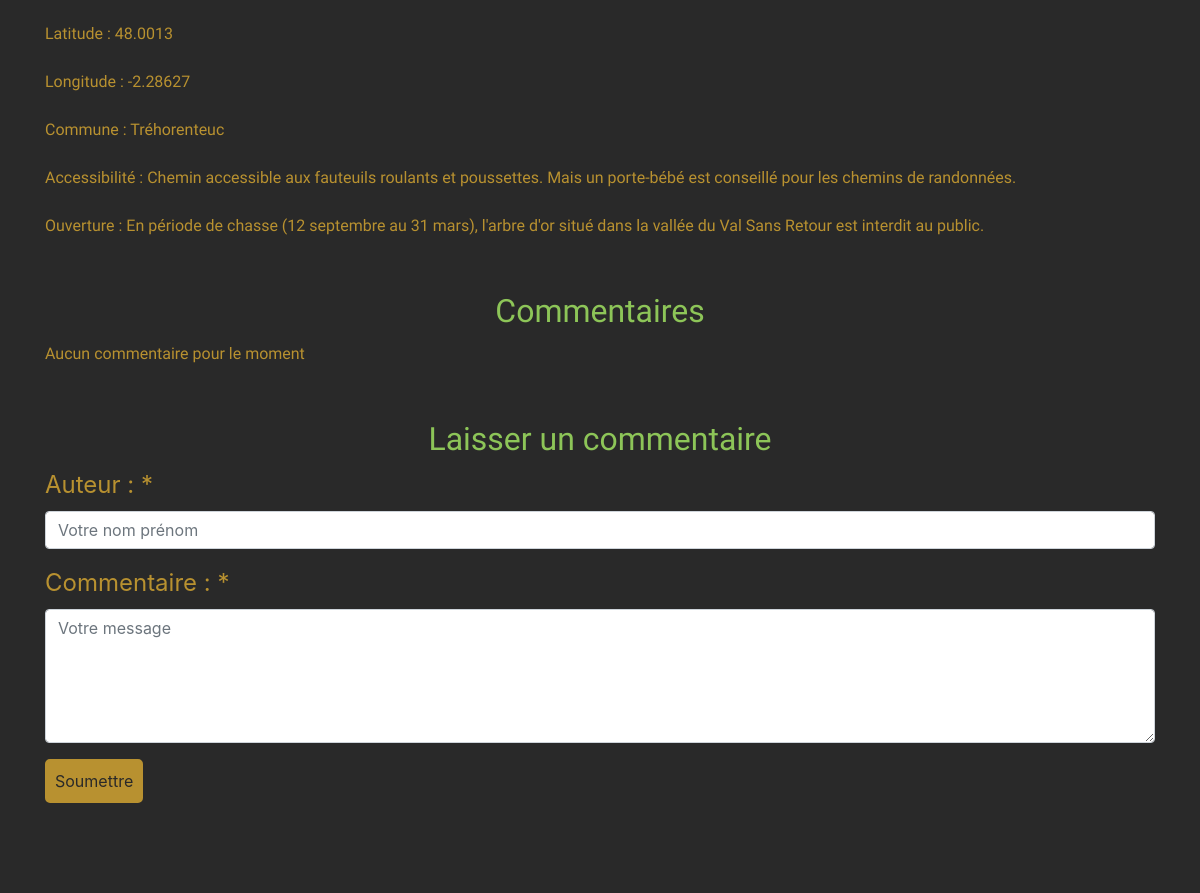
Page /?action=detailsContree&id=1 (middle part) on the earlier database version.
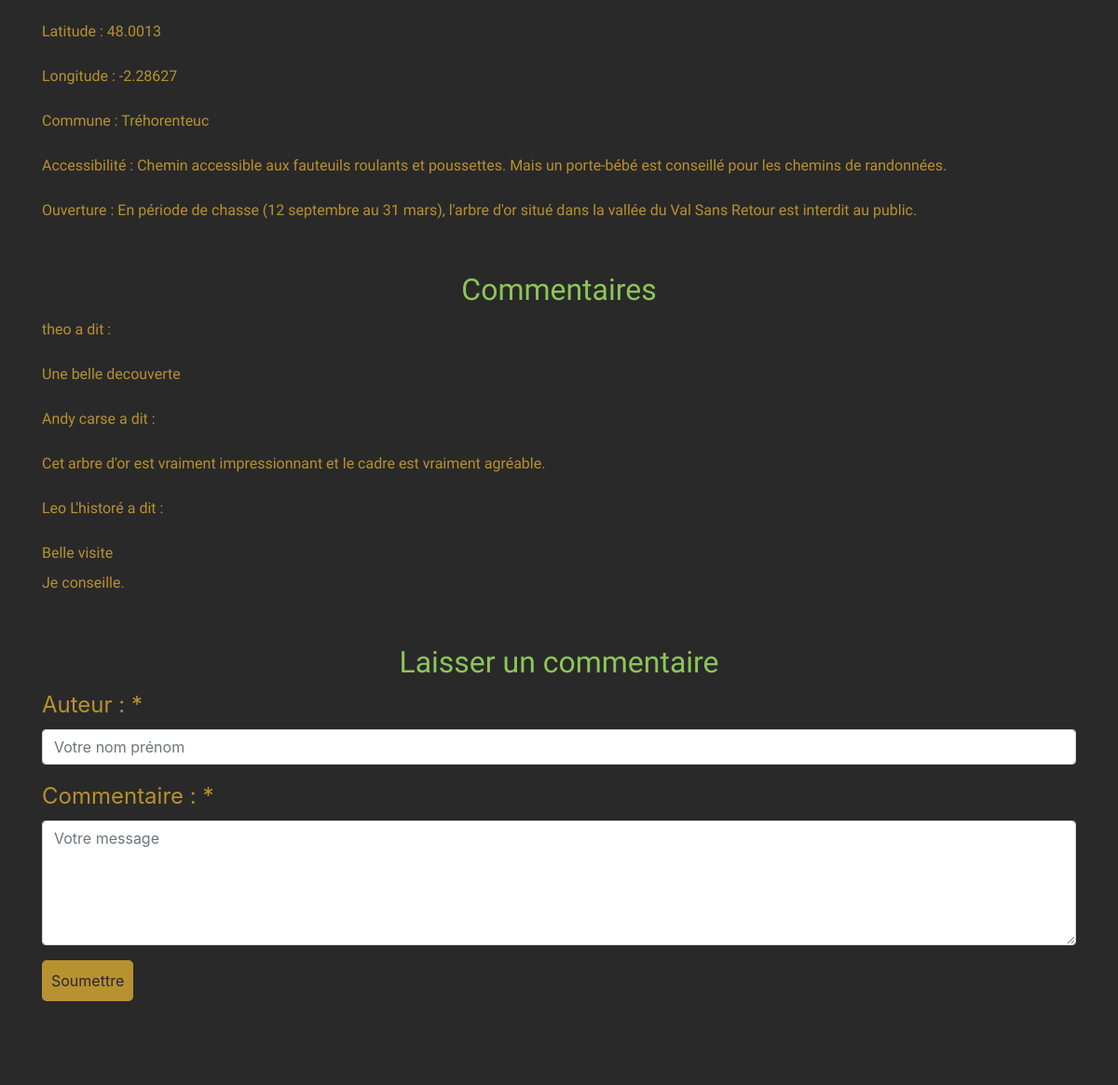
Same page on the later database version.
### tables this page shows
CREATE TABLE `commentaire` (
  `Id_commentaire` int(11) NOT NULL,
  `pseudo` varchar(50) NOT NULL,
  `texte` text DEFAULT NULL,
  `dateCom` datetime NOT NULL DEFAULT current_timestamp(),
  `statut` tinyint(1) DEFAULT 0,
  `Id_contree` int(11) NOT NULL
);

### index.php (called while the page is built, shortened)
<?php
require_once(__DIR__ . '/App/routage.php');
if (isset($_GET["action"])) {
    $action = $_GET["action"];
} else {
    $action = "defaut";
}
$fichier = redirectsTo($action);
include(__DIR__ . '/App/Controllers/' . $fichier);
?>

### App/Models/Contree.php (called while the page is built, shortened)
<?php
class Contree extends DbConnect
{
    public static function getById($id)
    {
        try {
            $cnx = self::dbConnect();
            $req = $cnx->prepare("SELECT * FROM contree WHERE Id_contree = :id");
            $req->bindValue(':id', $id, PDO::PARAM_INT);
            $req->execute();
            return $req->fetch(PDO::FETCH_ASSOC);
        } catch (PDOException $e) {
            die("Erreur lors de la récupération des données : " . $e->getMessage());
        }
    }
}
?>

### App/Models/Commentaire.php (called while the page is built, shortened)
<?php
class Commentaire extends DbConnect
{
    public static function getByIdContreeAndStatut($id_contree, $statut)
    {
        try {
            $cnx = self::dbConnect();
            $req = $cnx->prepare("SELECT * FROM commentaire
                WHERE Id_contree = :id_contree AND statut = :statut");
            $req->bindValue(':id_contree', $id_contree, PDO::PARAM_INT);
            $req->bindValue(':statut', $statut, PDO::PARAM_INT);
            $req->execute();
            return $req->fetchAll(PDO::FETCH_ASSOC);
        } catch (PDOException $e) {
            die("Erreur lors de la récupération des données : " . $e->getMessage());
        }
    }
}
?>

### App/Views/viewDetailsContree.php (the view, shortened to what this page needs)
<?php
include_once(__DIR__ . '/viewHeader.php');
?>
<main class="container">
    <div class="detailsContree">
        <p>Latitude : <?= $contree['latitude'] ?></p>
        <p>Longitude : <?= $contree['longitude'] ?></p>
        <p>Commune : <?= $contree['commune'] ?></p>
        <p>Accessibilité : <?= $contree['accessibilite'] ?></p>
        <p>Ouverture : <?= $contree['ouverture'] ?></p>
        <h2>Commentaires</h2>
        <?php if (!empty($commentaires)) { ?>
            <?php foreach ($commentaires as $commentaire) { ?>
                <div class="commentaire">
                    <p><?= $commentaire['pseudo'] ?> a dit :</p>
                    <p><?= nl2br($commentaire['texte']) ?></p>
                </div>
            <?php } ?>
        <?php } else { ?>
            <p>Aucun commentaire pour le moment</p>
        <?php } ?>
        <h2>Laisser un commentaire</h2>
        <form method="post" action="?action=addCommentaire">
            <div class="form-group">
                <label for="pseudo" class="required">Auteur : *</label>
                <input type="text" class="form-control" id="pseudo" name="pseudo" placeholder="Votre nom prénom" class="form-control" required>
            </div>
            <div class="form-group">
                <label for="commentaire" class="required">Commentaire : *</label>
                <textarea class="form-control" rows="5" id="commentaire" name="texte" placeholder="Votre message" class="form-control" required></textarea>
            </div>
            <button type="submit" class="btn">Soumettre</button>
        </form>
    </div>
</main>
<?php
include_once(__DIR__ . '/viewFooter.php');
?>

Differences in the rows shown:
now on this page (row edited): commentaire: pseudo "theo", texte "Une belle decouverte"
added commentaire: pseudo "Andy carse", texte "Cet arbre d'or est vraiment impressionnant et le cadre est vraiment agréable."
added commentaire: pseudo "Leo L'historé", texte "Belle visite Je conseille."
Other differences:
text no longer shown: "Aucun commentaire pour le moment"
